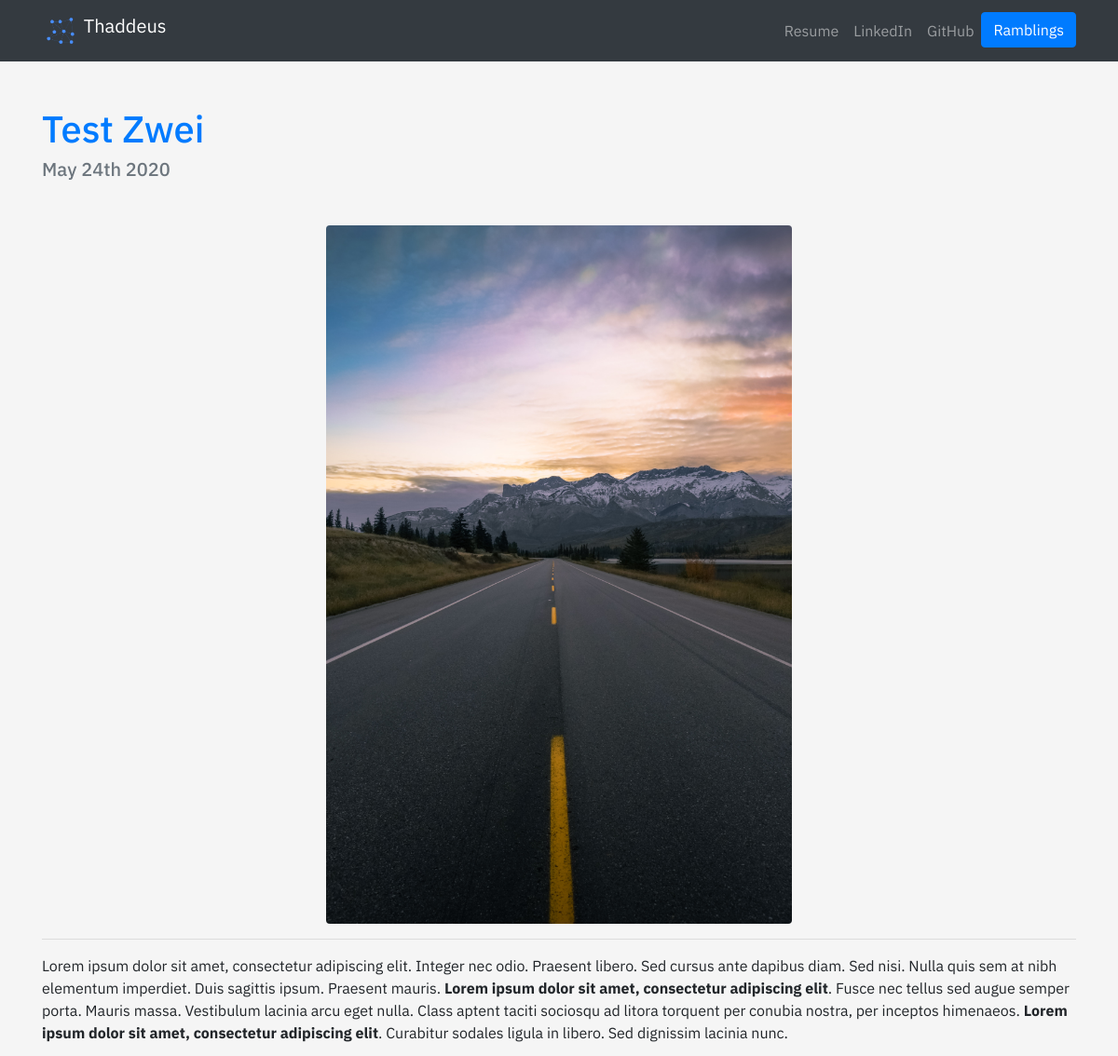
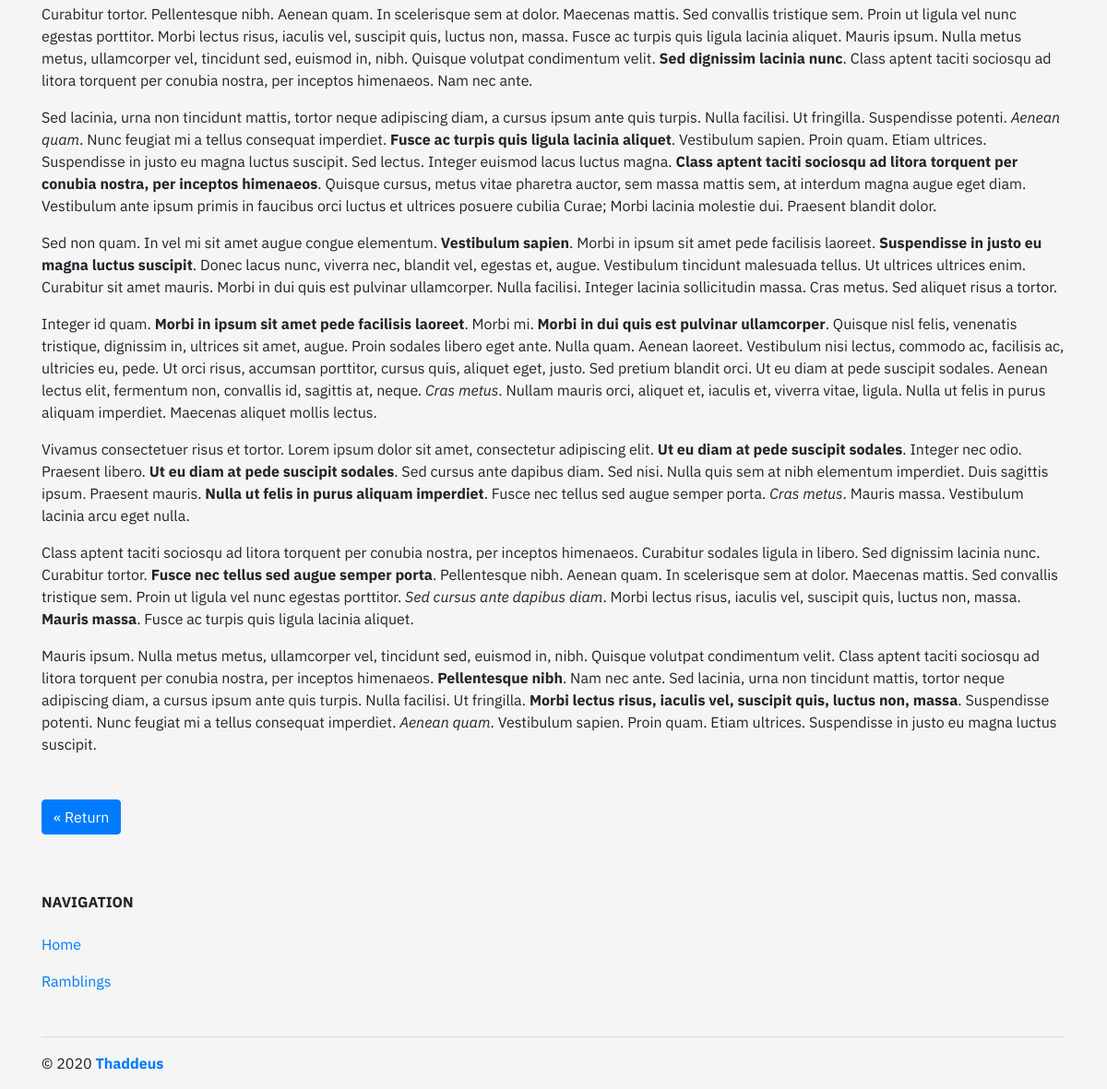
The app's page /blog/2/ with its own data (2 pictures, top to bottom).
### blog/models.py (models this page shows, shortened)
class Blog(models.Model):
    title = models.CharField(max_length=200)
    description = models.TextField()
    date = models.DateField()
    category = models.CharField(max_length=100, blank=True)
    image = models.ImageField(upload_to='blog/images/', blank=True)

### blog/views.py (the view)
# urls.py: path('<int:blog_id>/', views.detail, name='detail'),
def detail(request, blog_id):
    blog = get_object_or_404(Blog, pk=blog_id)
    return render(request, 'blog/detail.html', {'blog':blog})

### blog/templates/blog/detail.html
{% extends "portfolio/base.html" %}
{% load static %}
{% block content %}
<div class="container">
<h1 class="text-primary mt-5" id="blogdetailtitle">{{ blog.title }}</h1>
<h5 class="text-muted mb-5">{{ blog.date|date:'F jS Y' }}</h5>
<img class="img-fluid rounded mx-auto d-block" src="{{ blog.image.url }}" width="500"  preserveAspectRatio="xMidYMid slice" focusable="false">
</div>
<div class="container">
<hr>
{{ blog.description|safe }}
<br>
<a class="btn btn-primary my-2" href="{% url 'blog:all_blogs' %}" role="button">&laquo; Return</a>
</div>
{% endblock %}

### portfolio/static/portfolio/custom.css (style rules this page uses)
body { font-family: 'IBM Plex Sans', sans-serif; }
body { background: #F5F5F5 !important; }

### records on screen
Blog: title "Test Zwei", date "May 24th 2020", image (picture), description "Lorem ipsum dolor sit amet, consectetur adipiscing elit. Integer nec odio. Praesent libero. Sed cursus ante dapibus diam. Sed nisi. Nulla quis sem at nibh elementum imperdiet. Duis sagittis ipsum. Praesent mauris. Lorem ipsum dolor sit amet, consectetur adipiscing elit . Fusce nec tellus sed augue semper porta. Mauris massa. Vestibulum lacinia arcu eget nulla. Class aptent taciti sociosqu ad litora torquent per conubia nostra, per inceptos himenaeos. Lorem ipsum dolor sit amet, consectetur adipiscing elit . Curabitur sodales ligula in libero. Sed dignissim lacinia nunc. Curabitur tortor. Pellentesque nibh. Aenean quam. In scelerisque sem at dolor. Maecenas mattis. Sed convallis tristique…"
